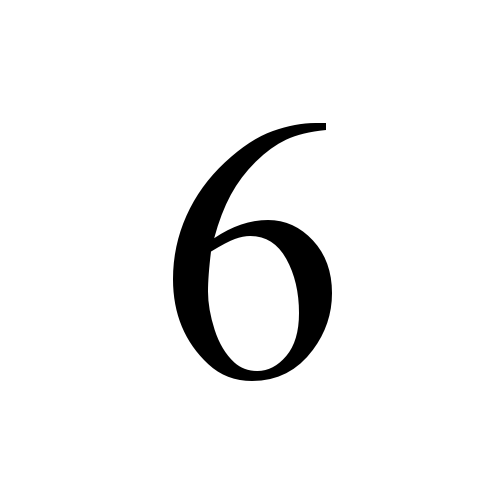
#> input picture QSVM/6.png, 500 x 500 px
$ python preprossecing.py
#> lines starting #> are read from the running program, lines starting #| are printed output that depends on the picture; after the words box and inside, x2 and y2 are one past the last pixel; in counts of white or black regions, pixels touching at a corner belong together; long printed decimals are rounded
# Imports PIL module
from PIL import Image
import matplotlib.pyplot as plt

import cv2
import numpy as np
from numpy import asarray
# open method used to open different extension image file
try:
    im6 = cv2.imread("6.png")
#> im6 is the input picture: shape (500, 500, 3); min 0, max 255, mean 240.5
    im9 = cv2.imread("9.png")
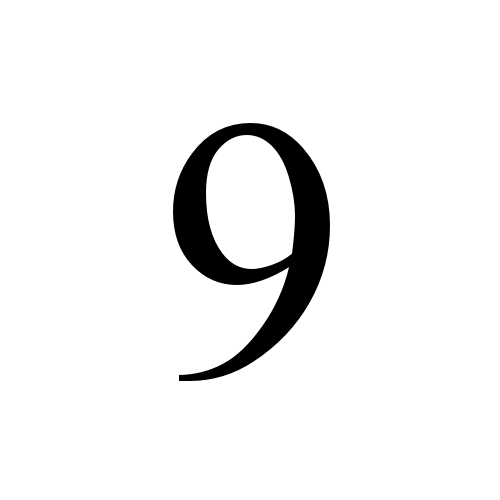
#> input picture QSVM/9.png, 500 x 500 px
#> im9 is the input picture: shape (500, 500, 3); min 0, max 255, mean 240.6
except IOError:
    pass
# This method will show image in any image viewer
gray6 = cv2.cvtColor(im6, cv2.COLOR_BGR2GRAY)
gray9 = cv2.cvtColor(im9, cv2.COLOR_BGR2GRAY)
(thresh, blackAndWhiteImage6) = cv2.threshold(gray6, 127, 255, cv2.THRESH_BINARY)
#> blackAndWhiteImage6: shape (500, 500); 94.3% white; 1 black region, box (x1, y1, x2, y2) and area: (173, 123, 332, 381) 14197
(thresh, blackAndWhiteImage9) = cv2.threshold(gray9, 127, 255, cv2.THRESH_BINARY)
#> blackAndWhiteImage9: shape (500, 500); 94.4% white; 1 black region, box (x1, y1, x2, y2) and area: (173, 123, 330, 381) 14122
data6 = asarray(blackAndWhiteImage6)
data9 = asarray(blackAndWhiteImage9)
# Step 1 calc HR and VR
print("Step 1 calc HR and VR")
ri_px = 0
le_px = 0
up_px = 0
lo_px = 0
for i in range(gray6.shape[0]):
    for j in range(gray6.shape[1]):
        if data6[i][j] == 0:
            if j < (gray6.shape[1]/2)+25:
                le_px +=1
            elif j >= (gray6.shape[1]/2)+25:
                ri_px +=1
            if i < (gray6.shape[0]/2)-23:
                up_px +=1
            elif i >= (gray6.shape[0]/2)-23:
                lo_px +=1
#> after the loop, le_px = 9036; lo_px = 10481; ri_px = 5161; up_px = 3716

HR6 = float(le_px)/ri_px
#> HR6 = 1.75
VR6 = float(up_px)/lo_px
#> VR6 = 0.355
# print("HR6: ", HR6)
# print("VR6: ", VR6)

ri_px = 0
le_px = 0
up_px = 0
lo_px = 0
for i in range(gray9.shape[0]):
    for j in range(gray9.shape[1]):
        if data9[i][j] == 0:
            if j < (gray9.shape[1]/2)+25:
                le_px +=1
            elif j >= (gray9.shape[1]/2)+25:
                ri_px +=1
            if i < (gray9.shape[0]/2)-23:
                up_px +=1
            elif i >= (gray9.shape[0]/2)-23:
                lo_px +=1
#> after the loop, le_px = 7583; lo_px = 7829; ri_px = 6539; up_px = 6293

HR9 = float(le_px)/ri_px
#> HR9 = 1.16
VR9 = float(up_px)/lo_px
#> VR9 = 0.804

# Step 2 Linear mapping
print("Step 2 Linear mapping")
v_61 = HR6*1.3-0.62
#> v_61 = 1.66
v_62 = VR6*0.95-0.42
#> v_62 = -0.0832
print("v_61 = ", v_61)
#| v_61 =  1.656
print("v_62 = ", v_62)
#| v_62 =  -0.08318
v_91 = HR9*1.3-0.62
#> v_91 = 0.888
v_92 = VR9*0.95-0.42

# Step 3 Normalization
print("Step 3 Normalization")
x_61 = v_61/(abs(v_61)+abs(v_62))
x_62 = v_62/(abs(v_61)+abs(v_62))
print("x_61 = ", x_61)
#| x_61 =  0.9522
print("x_62 = ", x_62)
#| x_62 =  -0.04783
x_91 = v_91/(abs(v_91)+abs(v_92))
x_92 = v_92/(abs(v_91)+abs(v_92))

# Step 4 Trigonometric function
print("Step 4 Trigonometric function")
if x_61 > 0 and x_62 > 0 or x_61 > 0 and x_62 < 0:       #first quad and forth quad
    theta_6 = np.arctan(x_62/x_61)
elif x_61 < 0 and x_62 > 0:     #second quad
    theta_6 = np.arccot(x_61/x_62)
elif x_61 < 0 and x_62 < 0:     #third quad
    theta_6 = np.arctan(x_61/x_62)
else:
    print("Error with Step 4 Trigonometric function")
if x_91 > 0 and x_92 > 0 or x_91 > 0 and x_92 < 0:       #first quad and forth quad
    theta_9 = np.arctan(x_92/x_91)
elif x_91 < 0 and x_92 > 0:     #second quad
    theta_9 = np.arccot(x_91/x_92)
elif x_91 < 0 and x_92 < 0:     #third quad
    theta_9 = np.arctan(x_91/x_92)
else:
    print("Error with Step 4 Trigonometric function")
print(theta_6)
#| -0.05019
# plt.scatter(xyz[:,0], xyz[:,1])

plt.scatter(x_61, x_62,color='red')
plt.scatter(x_91, x_92,color='blue')
plt.title('Preprocessed data')
plt.xlabel('x_1')
plt.ylabel('x_2')
plt.xlim(-1, 1)
plt.ylim(-1, 1)
plt.show()
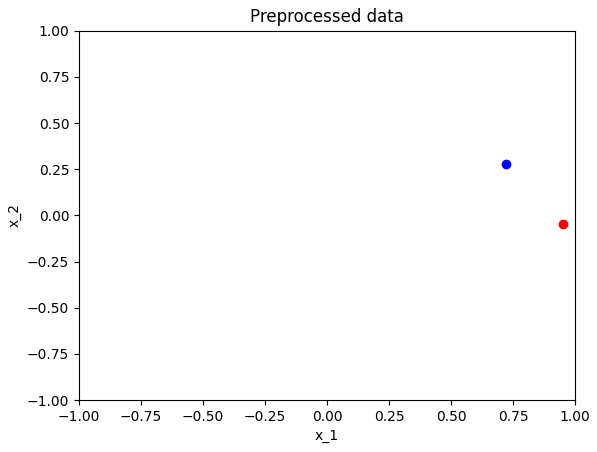
#> figure drawn by matplotlib, 1 panel
